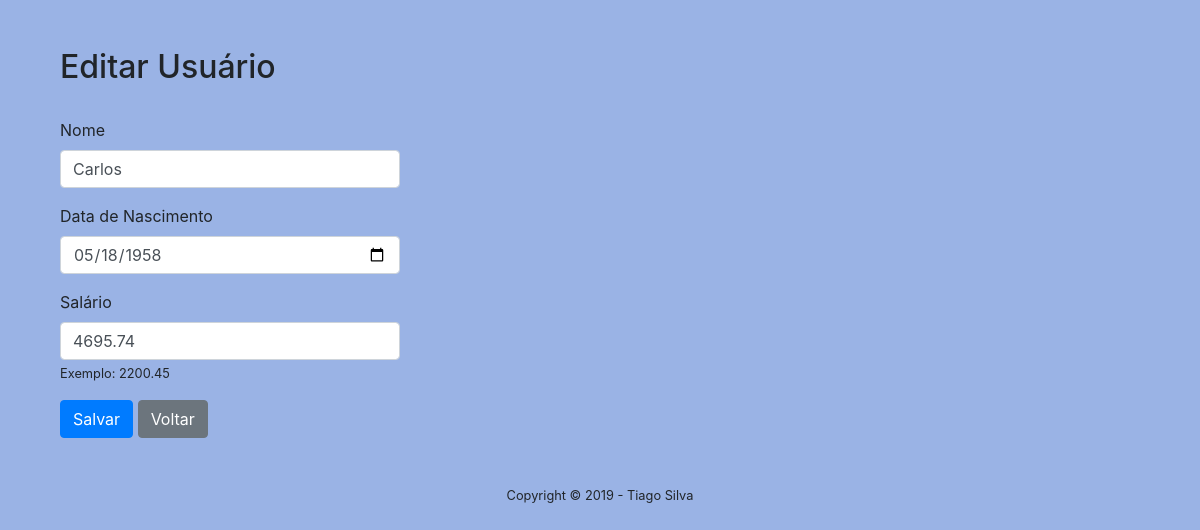
The app's page /editar.php?id=12 with its own data.
### tables this page shows
CREATE TABLE `tecweb` (
  `id` int(11) NOT NULL,
  `nome` text NOT NULL,
  `dataNascimento` date NOT NULL,
  `salario` float NOT NULL
);

### editar.php (the view, shortened to what this page needs)
<!DOCTYPE html>
<html>
    <head>
        <link rel="stylesheet" href="https://stackpath.bootstrapcdn.com/bootstrap/4.3.1/css/bootstrap.min.css">
    </head>
    <body style="background-color:#9ab3e5;">
        <div class="container">
        <?php
        $id=$_GET['id'];
        $dsn = 'mysql:dbname=aulaphp;host=127.0.0.1';
        $user = 'root';
        $password = '';
        try {
        $dbh = new PDO($dsn, $user, $password);
        } catch (PDOException $e) {
        echo 'Connection failed: ' . $e->getMessage();
        }
        $sql = "SELECT * FROM tecweb where id=$id";
        foreach ($dbh->query($sql) as $row) {
        echo "<br><br>";
        echo "<h2 class='col-md-4'>Editar Usuário</h2><br>";
        echo "<form action=salvar_editar.php class='col-md-4'>";
        echo "<div class='form-group'>";
        echo "<label for='exampleInputEmail1'>Nome</label>";
        echo "<input type='text' name='nome' class='form-control' id='exampleInputEmail1' placeholder='Nome' value='".
                $row['nome'] . "'>";
        echo "</div>";
        echo "<div class='form-group'>";
        echo "<label for='exampleInputPassword1'>Data de Nascimento</label>";
        echo "<input type='date' name='data' class='form-control' id='exampleInputPassword1' value='".
                $row['dataNascimento'] . "'>";
        echo "</div>";
        echo "<div class='form-group'>";
        echo "<label for='exampleInputPassword1'>Salário</label>";
        echo "<input type='text' name='salario' class='form-control' id='exampleInputPassword1' placeholder='Salario' value='".
                $row['salario'] . "'>";
        echo "<small class='form-text'>Exemplo:  2200.45</small>";
        echo "</div>";
        echo "<button type='submit' class='btn btn-primary' value='salvar'>Salvar</button>";
        echo " <a href='index.php' class='btn btn-secondary' role='button' aria-pressed='true'>Voltar</a>";
        echo "</form>";
        }
        ?>
        </div>
        <footer class="py-5">
            <div class="container">
                <div class="small text-center">Copyright &copy; 2019 - Tiago Silva</div>
            </div>
        </footer>
    </body>
</html>

### records on screen
tecweb: nome "Carlos", data "05/18/1958", salario "4695.74"
